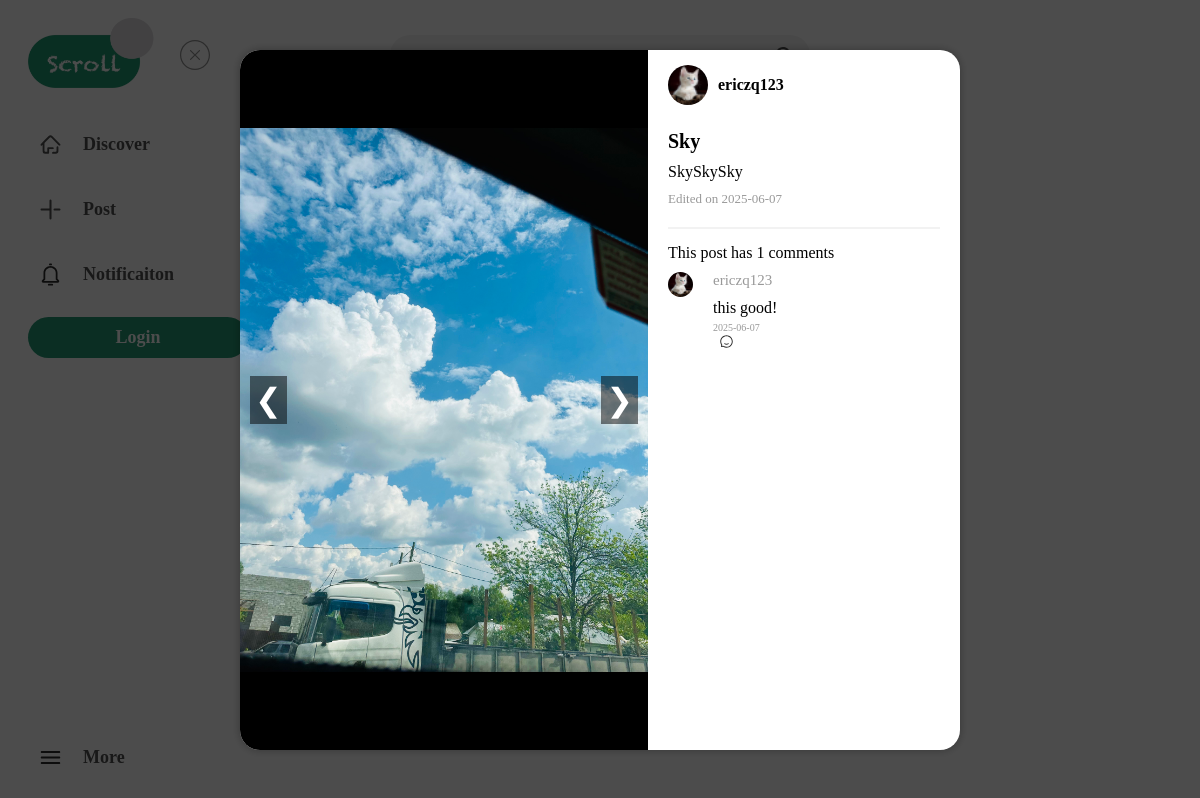
The page /post_detail/7 on the database its author committed.
### scroll_app/models/models.py (models this page shows, shortened)
class PostImage(models.Model):
    post = models.ForeignKey(Post, related_name='images', on_delete=models.CASCADE)
    image = models.ImageField(
        upload_to=user_directory_path,
        blank=True,
        null=True)

class Post(models.Model):
    post_id = models.AutoField(primary_key=True)  # 文章ID
    title = models.CharField(max_length=100)  # 标题
    content = models.TextField()  # 内容
    author = models.ForeignKey(CustomUser, on_delete=models.CASCADE, related_name='posts')  # 作者
    is_public = models.BooleanField(default=True)  # 是否公开
    is_commentable = models.BooleanField(default=True)  # 是否可评论
    created_at = models.DateTimeField(auto_now_add=True)  # 创建时间
    updated_at = models.DateTimeField(auto_now=True)  # 更新时间

class CustomUser(AbstractUser):
    user_id = models.AutoField(primary_key=True)  # 用户ID
    email = models.EmailField(unique=True)       # 邮箱（唯一）
    avatar = models.ImageField(upload_to='avatars/', blank=True,null=True, default='avatars/user.png')  # 头像
    bio = models.TextField(blank=True, null=True)  # 个人说明
    USERNAME_FIELD = 'email'  # 使用邮箱作为登录字段
    REQUIRED_FIELDS = ['username']  # 必填字段
    groups = models.ManyToManyField(
        Group,
        verbose_name='groups',
        blank=True,
        help_text='The groups this user belongs to.',
        related_name='customuser_set',  # 自定义反向关联名称
        related_query_name='customuser',
    )
    user_permissions = models.ManyToManyField(
        Permission,
        verbose_name='user permissions',
        blank=True,
        help_text='Specific permissions for this user.',
        related_name='customuser_set',  # 自定义反向关联名称
        related_query_name='customuser',
    )

class Comment(models.Model):
    comment_id = models.AutoField(primary_key=True)  # 评论ID
    content = models.TextField()  # 内容
    author = models.ForeignKey(CustomUser, on_delete=models.CASCADE, related_name='comments')  # 作者
    post = models.ForeignKey(Post, on_delete=models.CASCADE, related_name='comments')  # 文章
    parent_comment = models.ForeignKey('self', on_delete=models.CASCADE, related_name='children_comments', null=True, blank=True)  # 父评论
    created_at = models.DateTimeField(auto_now_add=True)  # 创建时间
    updated_at = models.DateTimeField(auto_now=True)  # 更新时间

### scroll_app/views/views.py (the view)
# urls.py: path('post_detail/<int:post_id>', views.post_detail_view, name='post_detail'),
def post_detail_view(request, post_id):
    post = get_object_or_404(Post, pk=post_id)
    comments = Comment.objects.filter(post=post,parent_comment=None).prefetch_related('children_comments','author').order_by('created_at')
    likes = LikesPost.objects.filter(post=post)
    collects = CollectPost.objects.filter(post=post)
    is_liked = False
    is_collected = False
    is_followed = False
    if request.user.is_authenticated:
        is_liked = LikesPost.objects.filter(post=post, user=request.user).exists()
        is_collected = CollectPost.objects.filter(post=post, user=request.user).exists()
        is_followed = flowsUser.objects.filter(follower=request.user, following=post.author).exists()
    return render(request, 'post_detail.html', {
        'post': post,
        'comments': comments,
        'likes': likes,
        'collects': collects,
        'is_liked': is_liked,
        'is_collected': is_collected,
        'is_followed': is_followed,
    })

### templates/post_detail.html (shortened to what this page needs)
{% extends 'base.html' %}
{% load static %}
{% block post_detail %}
<div id="content">
    <a id="content-close" href="javascript:history.back()"><img src="{% static 'img/logo/off.svg' %}" alt="off"></a>
    <div id="content-body">
        <div id="content-body-left">
            <div id="image-container">
                <button id="prev-btn">&#10094;</button>
                {% for image in post.images.all %}
                <img class="post-image" src="{{image.image.url}}" alt="{{ post.title }}">
                {% endfor %}
                <button id="next-btn">&#10095;</button>
            </div>
        </div>
        <div id="content-body-right">
            <div id="content-header">
                <div id="content-header-left">
                    <img src="{{ post.author.avatar.url }}" alt="user-image">
                    <h4>{{post.author.username}}</h4>
                </div>
            </div>
            <div id="post-details">
                <h4>{{post.title}}</h4>
                <div>
                    <p>{{post.content}}</p>
                    <p id="post-date">Edited on {{ post.updated_at|date:"Y-m-d" }}</p>
                </div>
            </div>
            {% if post.is_commentable %}
            <div id="comment-header">
                {% if comments %}
                <p>This post has {{comments.count}} comments</p>
                 {% for comment in comments %}
                    <div id="comment-details">
                        <img src="{{ comment.author.avatar.url }}" alt="user-image">
                        <div id="comment-content">
                            <p>{{ comment.author.username }}</p>
                            <p>{{ comment.content }}</p>
                            <p>{{ comment.created_at|date:"Y-m-d" }}</p>
                            <button onclick="replyComment('{{comment.comment_id}}')"><img src="{% static 'img/logo/review.svg' %}" alt="reply">
                            </button>
                        </div>
                    </div>
                 {% endfor %}
                {% endif %}
            </div>
            {% endif %}
        </div>
    </div>
</div>
{% endblock %}

### templates/post_detail.html (style rules this page uses)
#content { display: block; background-color: #fff; border-radius: 20px; box-shadow: 0 0 10px rgba(0,0,0,0.3); position: fixed; top: 50px; bottom: 50px; left: 20%; right: 20%; z-index: 1001; height: 700px; }
#content-close { position:fixed; top: 5%; left: 15%; }
#content-close img { width: 30px; height: 30px; }
#content-body { display: flex; justify-content: space-between; height: 100%; }
#content-body-left { display: flex; align-items: center; justify-content: center; overflow: hidden; width: 60%; height: 100%; background-color: #000; border-top-left-radius: 20px; border-bottom-left-radius: 20px; overflow: hidden; position: relative; }
#image-container { position: relative; width: 100%; height: 100%; }
.post-image { position: absolute; top: 0; left: 0; width: 100%; height: 100%; object-fit: contain; object-position: center; display: none; }
#prev-btn, #next-btn { position: absolute; top: 50%; transform: translateY(-50%); font-size: 2em; background-color: rgba(0,0,0,0.5); color: white; border: none; padding: 5px; cursor: pointer; z-index: 1002; }
#prev-btn { left: 10px; }
#next-btn { right: 10px; }
#content-body-right { display: flex; flex-direction: column; width: 40%; padding: 0px 20px; padding-top: 10px; overflow-y: auto; scrollbar-width: none; -webkit-scrollbar-width: none; -ms-overflow-style: none; position: relative; }
#content-header { display: flex; justify-content: space-between; align-items: center; height: 50px; width: 100%; }
#content-header-left { display: flex; align-items: center; }
#content-header-left img { width: 40px; height: 40px; border-radius: 50%; margin-right: 10px; }
#content-header-left h4 { margin: 0; margin-right: 20px; }
#post-details { margin-top: 20px; border-bottom: 2px solid #f2f2f2; padding-bottom: 10px; }
#post-details h4 { margin: 0; font-size: 20px; }
#post-date { color: #999; font-size: 13px; }
#post-details p { margin: 10px 0; }
#comment-header { margin-top: 15px; }
#comment-header p { margin: 0; }
#comment-details { margin-top: 10px; display: flex; }
#comment-details img { width: 25px; height: 25px; border-radius: 50%; }
#comment-content { margin-left: 20px; }
#comment-content p:nth-child(1) { font-size: 15px; color: #999; margin-bottom: 10px; }
#comment-content p:nth-child(3) { margin-top: 5px; font-size: 10px; color: #999; }
#comment-content button { font-size: 12px; color: #999; background-color: #fff; border: none; display: flex; align-items: center; }
#comment-content button img { width: 15px; height: 15px; margin-right: 5px; }

### rows shown on the page
PostImage: image (picture)
Post: author.avatar (picture), author.username "ericzq123", title "Sky", content "SkySkySky", updated_at "2025-06-07"
Comment: author.avatar (picture), author.username "ericzq123", content "this good!", created_at "2025-06-07"

### other values the page prints
{{ comments.count }} "1"
